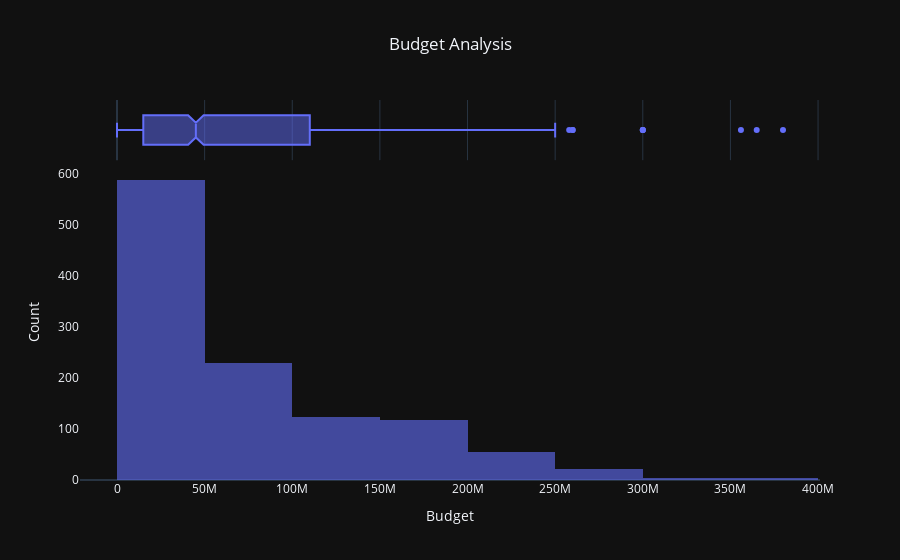

The cell this chart's notebook holds for it:
### Markdown cell above
#### *** Many values for budget and revenue are zero so we will be excluding those in our analysis ***

### Code cell
fig = px.histogram(movies,x=movies[movies['budget']!=0]['budget'],marginal='box',opacity=0.6,nbins=10,
                   title='Budget Analysis',template = 'plotly_dark')

fig.update_layout(hovermode="x unified",xaxis_tickangle=360,xaxis_title='Budget',title_x=0.5,
                  yaxis={'title':'Count','showgrid':False})
pyo.iplot(fig)

### Figure 1 — Plotly figure (JSON) as saved in the notebook; plotly's stock layout.template omitted (floating-point values rounded to 4 significant figures; data arrays with more than 128 entries replaced by an {"elided": "..."} marker saying what was removed)
{"data": [{"alignmentgroup": "True", "bingroup": "x", "hovertemplate": "x=%{x}<br>count=%{y}<extra></extra>", "legendgroup": "", "marker": {"color": "#636efa", "opacity": 0.6, "pattern": {"shape": ""}}, "name": "", "nbinsx": 10, "offsetgroup": "", "orientation": "v", "showlegend": false, "type": "histogram", "x": {"elided": "1141 int values"}, "xaxis": "x", "yaxis": "y"}, {"alignmentgroup": "True", "hovertemplate": "x=%{x}<extra></extra>", "legendgroup": "", "marker": {"color": "#636efa"}, "name": "", "notched": true, "offsetgroup": "", "showlegend": false, "type": "box", "x": {"elided": "1141 int values"}, "xaxis": "x2", "yaxis": "y2"}], "layout": {"barmode": "relative", "hovermode": "x unified", "legend": {"tracegroupgap": 0}, "title": {"text": "Budget Analysis", "x": 0.5}, "xaxis": {"anchor": "y", "domain": [0, 1], "tickangle": 0, "title": {"text": "Budget"}}, "xaxis2": {"anchor": "y2", "domain": [0, 1], "matches": "x", "showgrid": true, "showticklabels": false}, "yaxis": {"anchor": "x", "domain": [0, 0.8316], "showgrid": false, "title": {"text": "Count"}}, "yaxis2": {"anchor": "x2", "domain": [0.8416, 1], "matches": "y2", "showgrid": false, "showline": false, "showticklabels": false, "ticks": ""}}}
